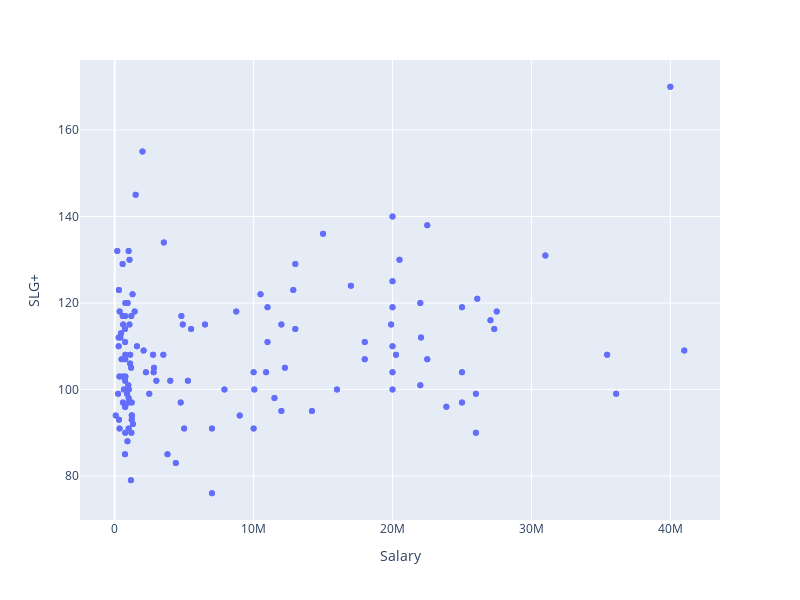

Write notebook code for a chart like this one.
### Code cell
fig = px.scatter(df,
                 x = 'Salary',
                 y = 'SLG+',
                 hover_data = 'Name')

fig.update_layout(width = 800,
                  height = 600)

fig.show()

### Figure 1 — Plotly figure (JSON) as saved in the notebook; plotly's stock layout.template omitted (floating-point values rounded to 4 significant figures; data arrays with more than 128 entries replaced by an {"elided": "..."} marker saying what was removed)
{"data": [{"customdata": {"elided": "262x1 str values"}, "hovertemplate": "Salary=%{x}<br>SLG+=%{y}<br>Name=%{customdata[0]}<extra></extra>", "legendgroup": "", "marker": {"color": "#636efa", "symbol": "circle"}, "mode": "markers", "name": "", "orientation": "v", "showlegend": false, "type": "scatter", "x": {"elided": "262 int values"}, "xaxis": "x", "y": {"elided": "262 float values"}, "yaxis": "y"}], "layout": {"height": 600, "legend": {"tracegroupgap": 0}, "margin": {"t": 60}, "width": 800, "xaxis": {"anchor": "y", "domain": [0, 1], "title": {"text": "Salary"}}, "yaxis": {"anchor": "x", "domain": [0, 1], "title": {"text": "SLG+"}}}}
